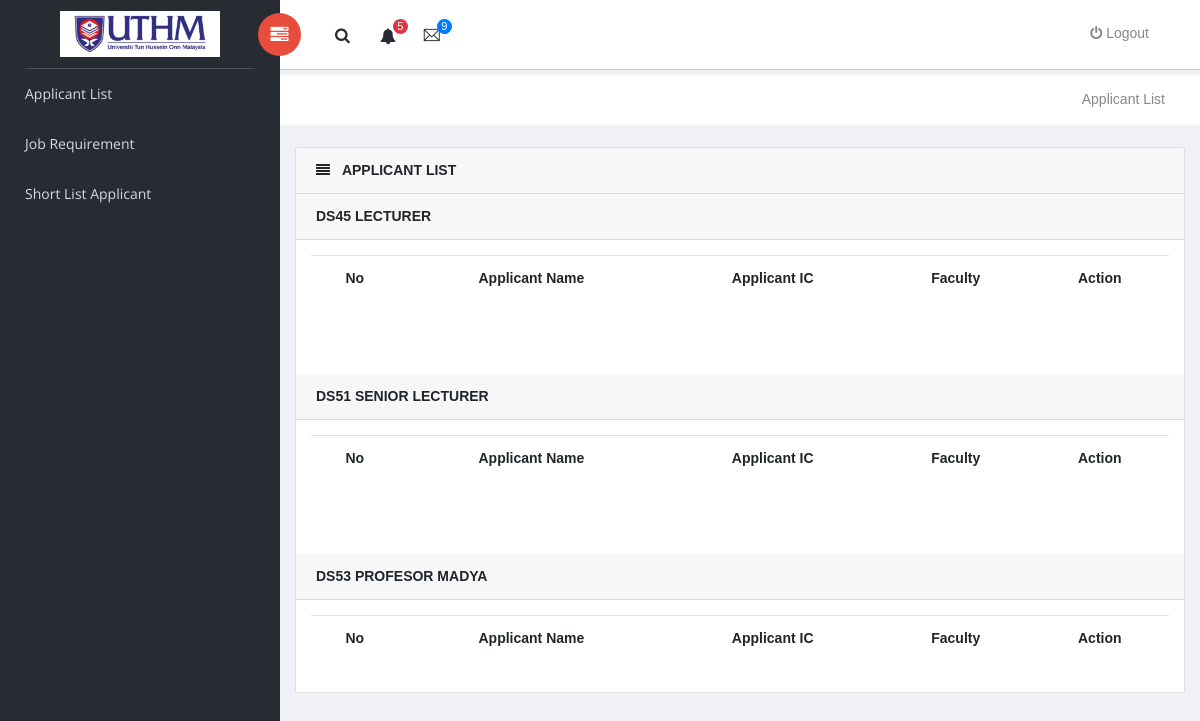
The page /dropdown/appList.php (signed in) on the database as committed earlier.
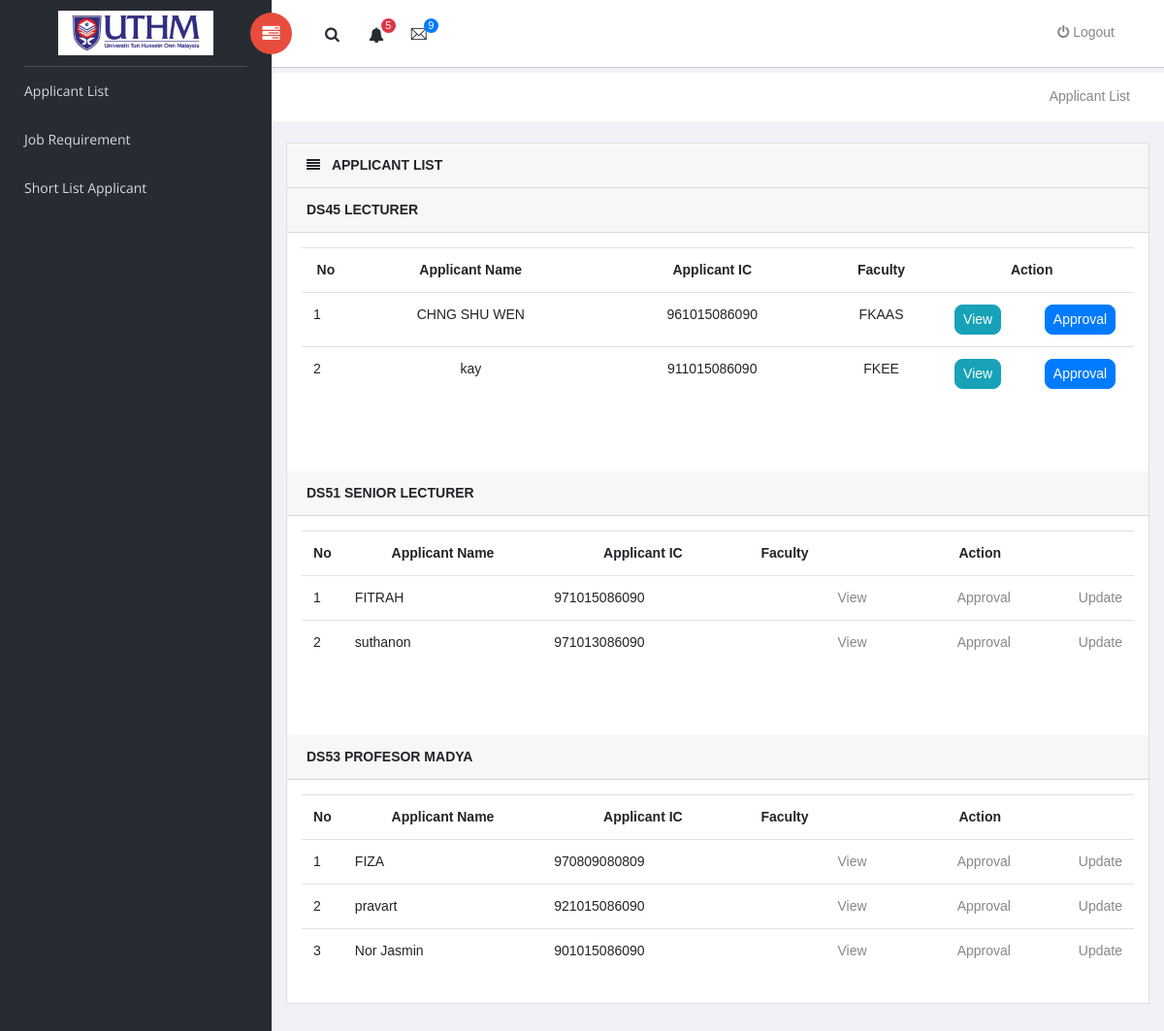
The same page on the database as committed later.
### tables this page shows
CREATE TABLE `position` (
  `Choose_Position_Id` int(2) NOT NULL,
  `user_Ic` char(13) NOT NULL,
  `faculty` varchar(50) NOT NULL,
  `app_post1` varchar(50) NOT NULL,
  `Position_checklist` int(2) NOT NULL DEFAULT '0',
  `Created_date` timestamp NOT NULL DEFAULT CURRENT_TIMESTAMP,
  `Modified_date` timestamp NOT NULL DEFAULT CURRENT_TIMESTAMP ON UPDATE CURRENT_TIMESTAMP
);

CREATE TABLE `applicant` (
  `Applicant_Id` int(2) NOT NULL,
  `user_Ic` char(13) NOT NULL,
  `Applicant_Name` varchar(50) NOT NULL,
  `Applicant_Add` varchar(100) NOT NULL,
  `Applicant_Email` varchar(50) NOT NULL,
  `Applicant_NoTel` int(11) NOT NULL,
  `Applicant_Age` int(2) NOT NULL,
  `Applicant_gender` varchar(10) NOT NULL,
  `Applicant_DOB` date NOT NULL,
  `Applicant_POB` varchar(50) NOT NULL,
  `Applicant_Citizen` varchar(50) NOT NULL,
  `Applicant_Religion` varchar(50) NOT NULL,
  `Applicant_Nation` varchar(50) NOT NULL,
  `Applicant_MaritalStatus` varchar(50) NOT NULL,
  `Applicant_Height` float NOT NULL,
  `Applicant_Weight` float NOT NULL,
  `Applicant_NoHP` int(11) NOT NULL,
  `Applicant_VLC` varchar(10) NOT NULL,
  `Mom_Name` varchar(50) NOT NULL,
  `Mom_Ic` char(13) NOT NULL,
  `Dad_Name` varchar(50) NOT NULL,
  `Dad_Ic` char(13) NOT NULL,
  `Spouse_name` varchar(50) NOT NULL,
  `Applicant_checklist` int(2) NOT NULL DEFAULT '0',
  `Created_date` timestamp NOT NULL DEFAULT CURRENT_TIMESTAMP,
  `Modified_date` timestamp NOT NULL DEFAULT CURRENT_TIMESTAMP ON UPDATE CURRENT_TIMESTAMP
);

### dropdown/appList.php (the view, shortened to what this page needs)
<?php
$db = db_connect();
?>
<!doctype html>
<html class="no-js" lang="en">
<head>
    <link rel="stylesheet" href="vendors/bootstrap/dist/css/bootstrap.min.css">
    <link rel="stylesheet" href="vendors/font-awesome/css/font-awesome.min.css">
    <link rel="stylesheet" href="vendors/themify-icons/css/themify-icons.css">
    <link rel="stylesheet" href="vendors/flag-icon-css/css/flag-icon.min.css">
    <link rel="stylesheet" href="vendors/selectFX/css/cs-skin-elastic.css">
    <link rel="stylesheet" href="vendors/jqvmap/dist/jqvmap.min.css">
    <link rel="stylesheet" href="assets/css/style.css">
</head>
<body>
    <aside id="left-panel" class="left-panel">
        <nav class="navbar navbar-expand-sm navbar-default">
            <div class="navbar-header">
                  <a class="navbar-brand" href="officer.php"><img src="images/images/uthm.jpeg" alt="Logo"></a>
            </div>
            <div id="main-menu" class="main-menu collapse navbar-collapse">
                <ul class="nav navbar-nav">
                    <li class="active">
                        <a href="appList.php"> </i>Applicant List </a>
                    </li>
					 <li class="active">
                        <a href="JobRequirement.php"> </i>Job Requirement</a>
                    </li>
					  <li class="active">
                        <a href="shortlist.php"> </i>Short List Applicant </a>
                    </li>
                </ul>
            </div>
        </nav>
    </aside>
    <div id="right-panel" class="right-panel">
        <header id="header" class="header">
            <div class="header-menu">
                <div class="col-sm-7">
                    <a id="menuToggle" class="menutoggle pull-left"><i class="fa fa fa-tasks"></i></a>
                    <div class="header-left">
                        <button class="search-trigger"><i class="fa fa-search"></i></button>
                        <div class="dropdown for-notification">
                            <button class="btn btn-secondary dropdown-toggle" type="button" id="notification" data-toggle="dropdown" aria-haspopup="true" aria-expanded="false">
                                <i class="fa fa-bell"></i>
                                <span class="count bg-danger">5</span>
                            </button>
                        </div>
                        <div class="dropdown for-message">
                            <button class="btn btn-secondary dropdown-toggle" type="button"
                                id="message"
                                data-toggle="dropdown" aria-haspopup="true" aria-expanded="false">
                                <i class="ti-email"></i>
                                <span class="count bg-primary">9</span>
                            </button>
                        </div>
                    </div>
                </div>
                   <div class="col-sm-5">
                    <div class="user-area dropdown float-right">
                        <a href="#" class="dropdown-toggle" data-toggle="dropdown" aria-haspopup="true" aria-expanded="false">
                           <a class="nav-link" href="logout.php"><i class="fa fa-power-off"></i> Logout</a>
                        </a>
                    </div>
                </div>
            </div>
        </header>
       <div class="breadcrumbs">
            <div class="col-sm-12">
                <div class="page-header float-right">
                    <div class="page-title">
                        <ol class="breadcrumb text-right">
                            <li><a href="#">Applicant List</a></li>
                        </ol>
                    </div>
                </div>
            </div>
        </div>
    <form class="form-inline"  method="post" enctype="multipart/form-data" >
         <div class="content mt-3">
            <div class="animated">
                <div class="card">
                    <div class="card-header">
                        <i class="mr-2 fa fa-align-justify"></i>
                        <strong class="card-title" style="font-size:px;"> APPLICANT LIST</strong>
                    </div>
					<div class="card-header">
                        <strong class="card-title" style="font-size:px;"> DS45 LECTURER</strong>
                    </div>
                    <div class="card-body">
                                <table class="table">
                                    <tbody>
										<tr >
										  <th scope="col" ><label for="no">No</label></th>
										  <th scope="col" ><label for="Applicant_Name">Applicant Name</label></th>
										  <th scope="col" ><label for="user_Ic">Applicant IC</label></th>
										  <th scope="col" ><label for="faculty">Faculty</label></th>
										  <th colspan="3" scope="col" ><label for="action">Action</label></th>
										</tr>
										<?php
								$qlist = "SELECT * FROM position LEFT JOIN applicant ON position.user_Ic = applicant.user_Ic;";
								$reslist = $db->query($qlist);
							    $count=0;
								 while($rowlist = $reslist->fetch_assoc()) {
												if ($rowlist['app_post1'] == 'DS45 LECTURER'){
										       $count++;
										   echo "<tr>";
												echo"<td style='width:5%'>" .$count."</td>";
												echo"<td style='width:25%' align='center'>" .$rowlist['Applicant_Name']." </td>";
												echo"<td style='width:25%' align='center'>" .$rowlist['user_Ic']."</td>";
												echo"<td style='width:10%' align='center'>" .$rowlist['faculty']."</td>";
												echo"<td style='width:10%' align='center'><a style='border-radius: 8px;' class='btn btn-info btn-sm' href ='viewlistOff.php?user_Ic=$rowlist[user_Ic]'>View</a></td>";
												echo"<td style='width:10%' align='center'><a style='border-radius: 8px;' class='btn btn-primary btn-sm' href ='officerdecision.php?Applicant_Name=$rowlist[Applicant_Name] & user_Ic=$rowlist[user_Ic] '>Approval</a></td>";
												echo "</tr>";
										   }
								 }
										?>
                                    </tbody>
                                </table>
                            </div>
							<br/>
					<br/>
					<div class="card-header">
                        <strong class="card-title" style="font-size:px;"> DS51 SENIOR LECTURER</strong>
                    </div>
                    <div class="card-body">
                                <table class="table">
                                    <tbody>
										<tr >
										  <th scope="col" ><label for="no">No</label></th>
										  <th scope="col" ><label for="Applicant_Name">Applicant Name</label></th>
										  <th scope="col" ><label for="user_Ic">Applicant IC</label></th>
										   <th scope="col" ><label for="faculty">Faculty</label></th>
										  <th colspan="3" scope="col" ><label for="action">Action</label></th>
										</tr>
									<?php
								$qlist = "SELECT * FROM position LEFT JOIN applicant ON position.user_Ic = applicant.user_Ic;";
								$reslist = $db->query($qlist);
							$count=0;
								 while($rowlist = $reslist->fetch_assoc()) {
												if ($rowlist['app_post1'] == 'DS51 SENIOR LECTURER'){
										       $count++;
										   echo "<tr>";
												echo"<td style='width:5%'>" .$count."</td>";
												echo"<td style='width:25%'>" .$rowlist['Applicant_Name']." </td>";
												echo"<td style='width:25%'>" .$rowlist['user_Ic']."</td>";
												echo"<td style='width:10%'>" .$rowlist['Faculty']."</td>";
												echo"<td style='width:15%'><a href ='viewlistOff.php?user_Ic=$rowlist[user_Ic]'>View</a></td>";
												echo"<td style='width:15%'><a href ='officerdecision.php?Applicant_Name=$rowlist[Applicant_Name] & user_Ic=$rowlist[user_Ic] '>Approval</a></td>";
												echo"<td style='width:15%'><a href ='updatedecision.php?Applicant_Name=$rowlist[Applicant_Name] & user_Ic=$rowlist[user_Ic] '>Update</a></td>";
												echo "</tr>";
										   }
								 }
										?>
											</tbody>
										</table>
						</div>
					<br/>
					<br/>
					<div class="card-header">
                        <strong class="card-title" style="font-size:px;"> DS53 PROFESOR MADYA</strong>
                    </div>
                    <div class="card-body">
                                <table class="table">
                                    <tbody>
								<tr >
								  <th scope="col" ><label for="no">No</label></th>
								  <th scope="col" ><label for="Applicant_Name">Applicant Name</label></th>
								  <th scope="col" ><label for="user_Ic">Applicant IC</label></th>
								   <th scope="col" ><label for="faculty">Faculty</label></th>
								  <th colspan="3" scope="col" ><label for="action">Action</label></th>
								</tr>
								<?php
								$qlist = "SELECT * FROM position LEFT JOIN applicant ON position.user_Ic = applicant.user_Ic;";
								$reslist = $db->query($qlist);
							$count=0;
								 while($rowlist = $reslist->fetch_assoc()) {
												if ($rowlist['app_post1'] == 'DS53 PROFESOR MADYA'){
										       $count++;
										   echo "<tr>";
												echo"<td style='width:5%'>" .$count."</td>";
												echo"<td style='width:25%'>" .$rowlist['Applicant_Name']." </td>";
												echo"<td style='width:25%'>" .$rowlist['user_Ic']."</td>";
												echo"<td style='width:10%'>" .$rowlist['Faculty']."</td>";
												echo"<td style='width:15%'><a href ='viewlistOff.php?user_Ic=$rowlist[user_Ic]'>View</a></td>";
												echo"<td style='width:15%'><a href ='officerdecision.php?Applicant_Name=$rowlist[Applicant_Name] & user_Ic=$rowlist[user_Ic] '>Approval</a></td>";
												echo"<td style='width:15%'><a href ='updatedecision.php?Applicant_Name=$rowlist[Applicant_Name] & user_Ic=$rowlist[user_Ic] '>Update</a></td>";
												echo "</tr>";
										   }
								 }
										?>
                                    </tbody>
                                </table>
                    </div>
                </div>
            </div>
        </div>
   </form>
   <br>
   </div>
</body>
</html>

### dropdown/appList.php (style rules this page uses)
body { margin: 0; font-family: Arial, Helvetica, sans-serif; font-size:14px; }

Rows that differ between the two databases and show on the page:
added position: applicant.Applicant_Name "CHNG SHU WEN", applicant.user_Ic "961015086090", faculty "FKAAS"
added position: applicant.Applicant_Name "kay", applicant.user_Ic "911015086090", faculty "FKEE"
added position: applicant.Applicant_Name "FITRAH", applicant.user_Ic "971015086090"
added position: applicant.Applicant_Name "suthanon", applicant.user_Ic "971013086090"
added position: applicant.Applicant_Name "FIZA", applicant.user_Ic "970809080809"
added position: applicant.Applicant_Name "pravart", applicant.user_Ic "921015086090"
added position: applicant.Applicant_Name "Nor Jasmin", applicant.user_Ic "901015086090"
